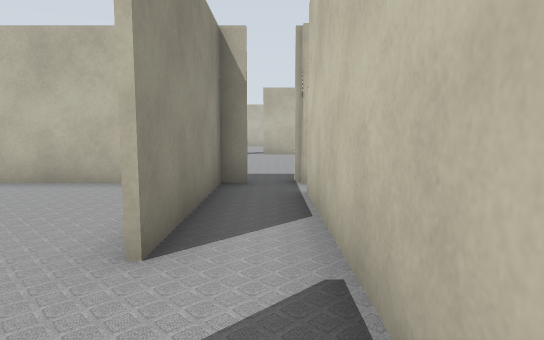
View 1 (above)

17 first-person views from a walk through a Gazebo world. The camera is 0.94 m above the floor, tilts 6° down and sees 75° across. Floor lines are 1 m apart. The floor is counted in squares, 1 m on a side. Each view is taken from the middle of a square. On the plan, view 1 faces up. The plan holds only what a view shows up to about 12 squares ahead; the rest is blank. The place goes on beyond the plan. Some stock models are drawn as simple stand-ins.

View 2
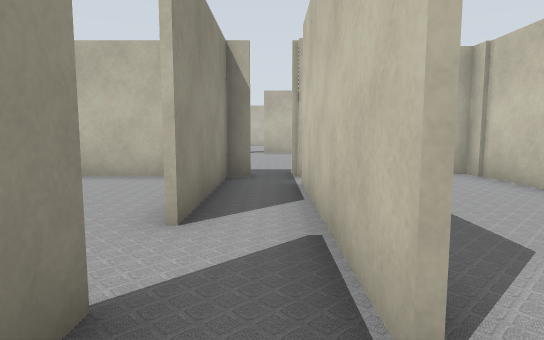

View 3
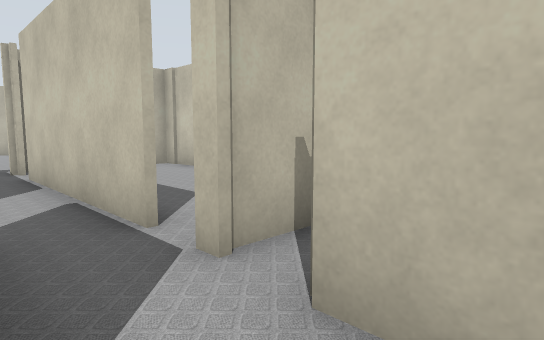

View 4
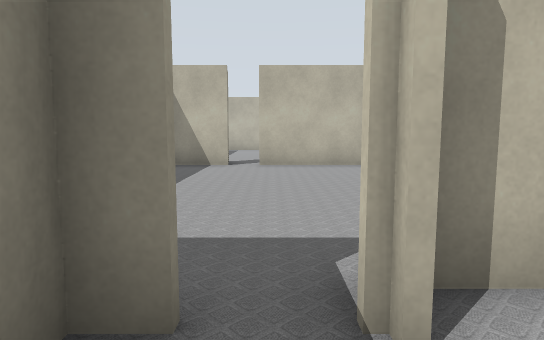

View 5
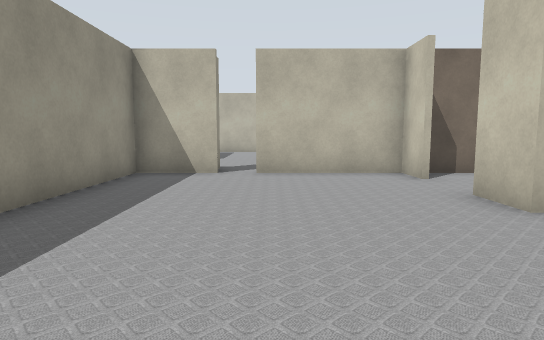

View 6
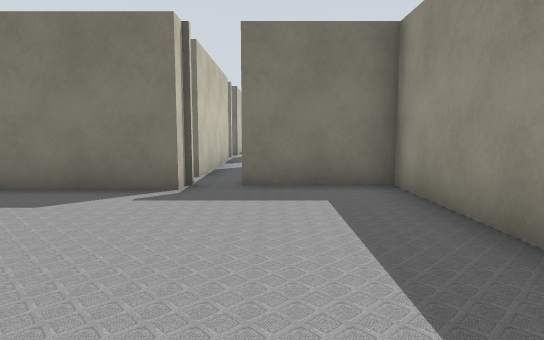

View 7
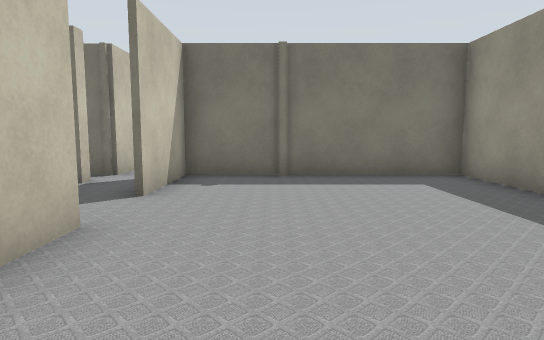

View 8
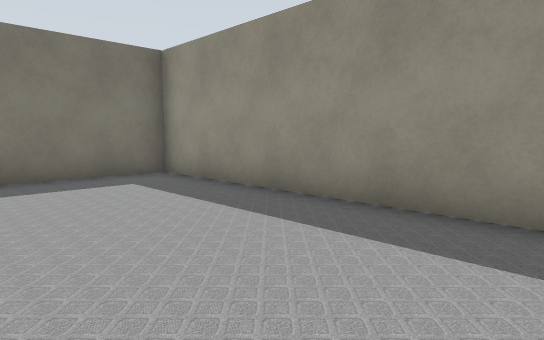

View 9
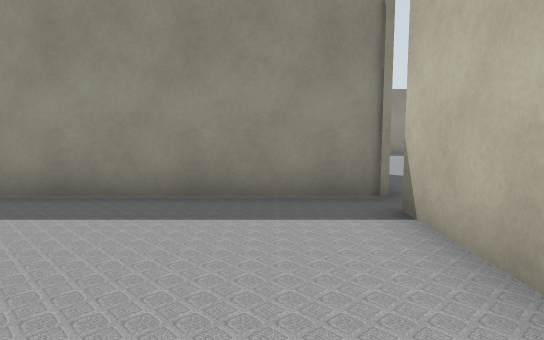

View 10
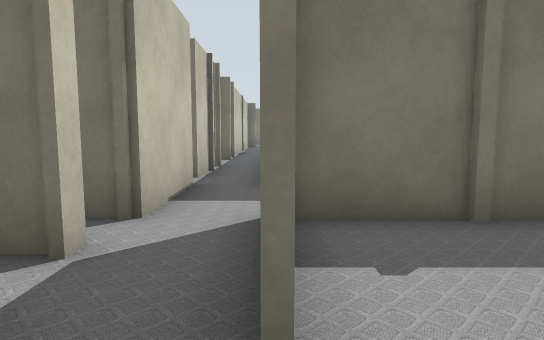

View 11
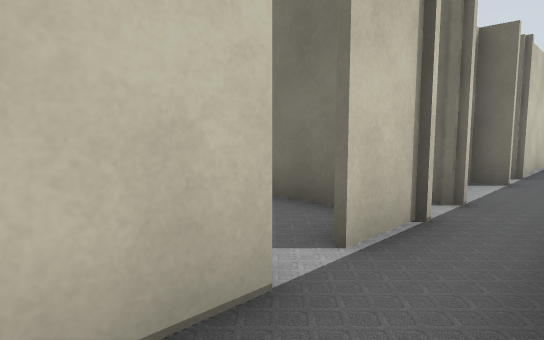

View 12
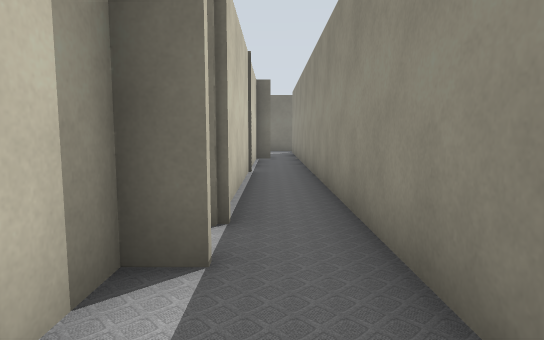

View 13
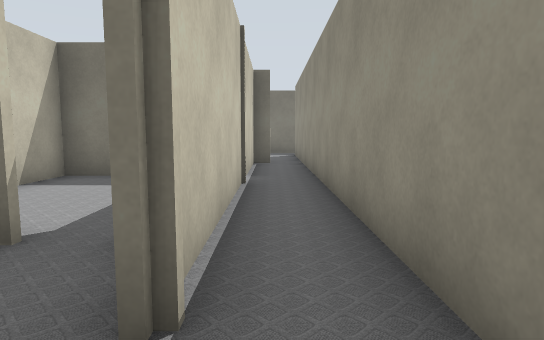

View 14
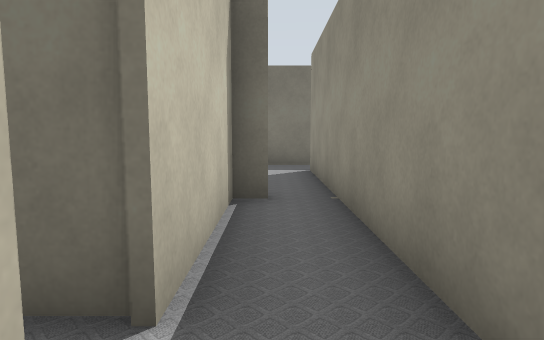

View 15
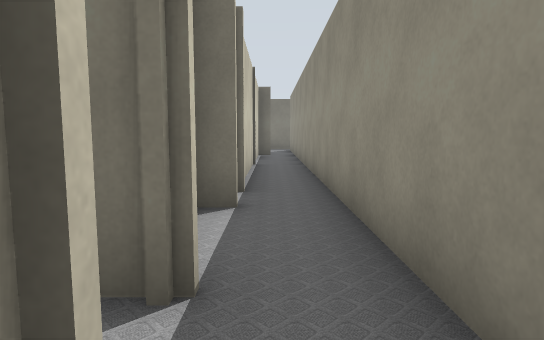

View 16
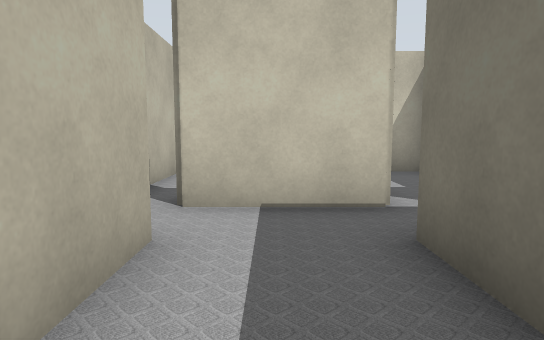

View 17
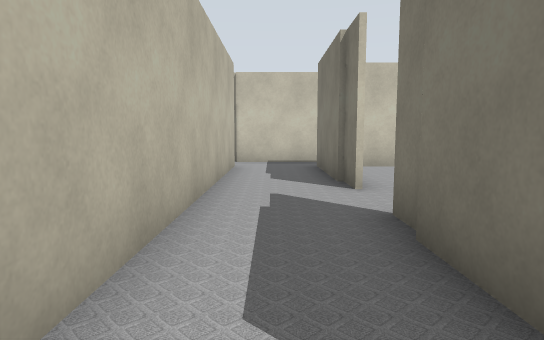

### Floor plan
Ten units are one square. View 1 is at (0, 0); x grows to the right and y downward. Boxes are objects, and circles mark ways between rooms. Rooms are numbered by the first view taken in them; rooms with no view inside come last. Other rooms are left out.
<svg viewBox="-125 -158 165 413">
<path fill="none" stroke="#000" d="M-10 -9 -10 -1M4 -2 4 -56M4 8 4 7M-4 -66 -10 -66 -10 -25M-95 43 -69 43M-52 43 -9 43M-9 19 -98 19M4 34 4 18M31 -110 31 -124M31 -141 31 -153 -4 -153M-14 -153 -32 -153 -32 -67 -4 -67M4 -64 4 -72 35 -72M-11 -25 -11 -36M-22 -66 -62 -66M-72 -68 -72 18 -11 18 -11 -9M4 70 4 54M4 79 10 79M-10 71 -10 106M4 46 4 34M11 104 11 92M4 169 4 121M-10 106 -10 250M0 210 4 210 4 177"/>
<circle cx="0" cy="15" r="3" fill="#2a7"/>
<circle cx="0" cy="-70" r="3" fill="#2a7"/>
<circle cx="-10" cy="-15" r="3" fill="#2a7"/>
<circle cx="0" cy="40" r="3" fill="#2a7"/>
<circle cx="0" cy="100" r="3" fill="#2a7"/>
<text x="0" y="-20">1</text>
<text x="-120" y="80">2</text>
<text x="0" y="-110">3</text>
<text x="-40" y="-30">4</text>
<text x="0" y="70">5</text>
<text x="0" y="150">6</text>
</svg>
Room 1 opens to room 2. Room 1 opens to room 3. Room 1 opens to room 4. Room 2 opens to room 5. Room 5 opens to room 6.

Where each view was taken, in squares from view 1:
view 1: 0 up, 0 right, facing up
view 2: 1 down, 0 right, facing up
view 3: 3 down, 1 left, facing up-right
view 4: 5 up, 0 right, facing up
view 5: 7 up, 0 right, facing up
view 6: 13 up, 1 left, facing down
view 7: 6 up, 3 left, facing down
view 8: 6 up, 3 left, facing down-left
view 9: 5 up, 2 left, facing left
view 10: 2 up, 1 left, facing down
view 11: 3 down, 1 left, facing down-right
view 12: 8 down, 0 right, facing down
view 13: 10 down, 0 right, facing down
view 14: 16 down, 0 right, facing down
view 15: 6 down, 0 right, facing down
view 16: 3 down, 4 left, facing right
view 17: 3 down, 11 left, facing right
